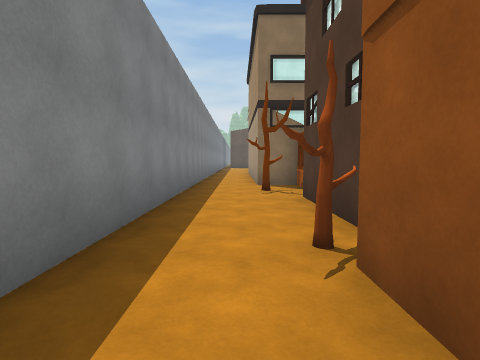
View 1 (above)

24 first-person views from a walk through a Unity game level. The camera is 1.4 m above the floor, tilts 4° down and sees 80° across. The floor is counted in squares, 2 m on a side. Each view is taken from the middle of a square. On the plan, view 1 faces up. The plan holds only what a view shows up to about 10 squares ahead; the rest is blank. The place goes on beyond the plan. The player is left out. Some animated figures are not drawn. Surface patterns are stand-ins for the level's own textures.

View 2
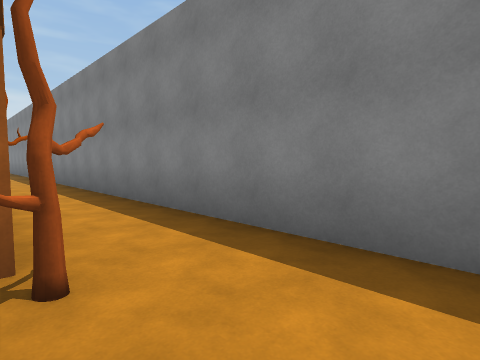

View 3
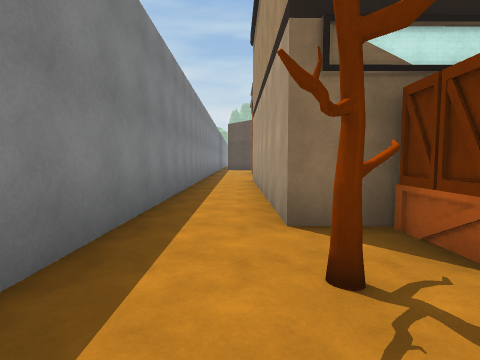

View 4
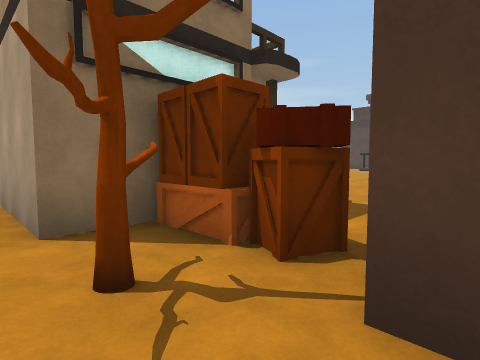

View 5
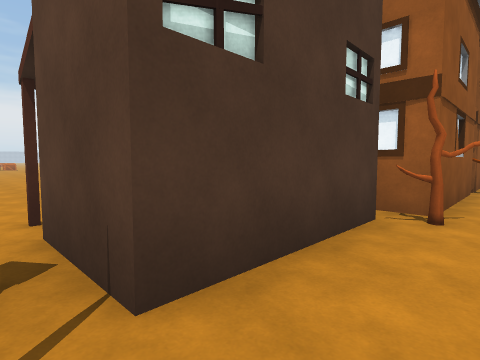

View 6
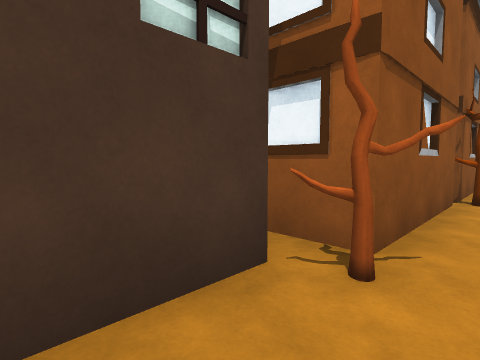

View 7
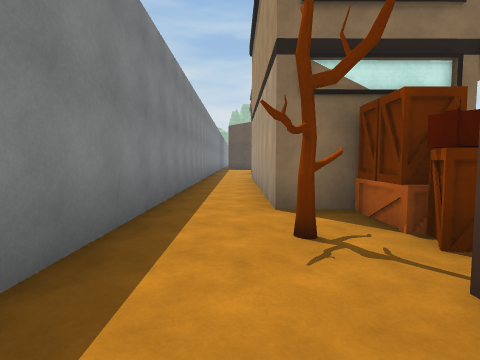

View 8
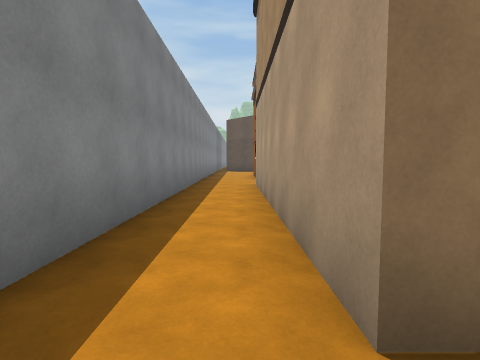

View 9
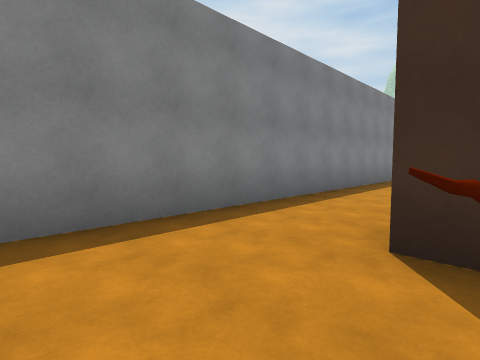

View 10
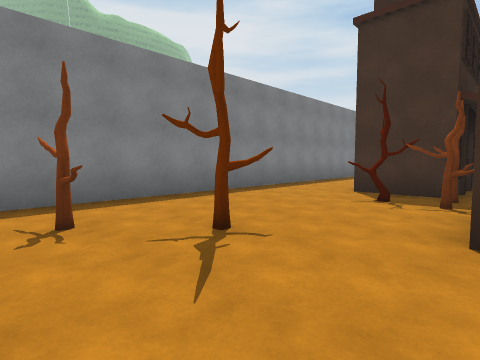

View 11
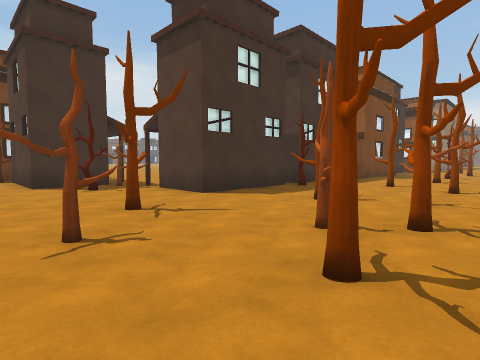

View 12
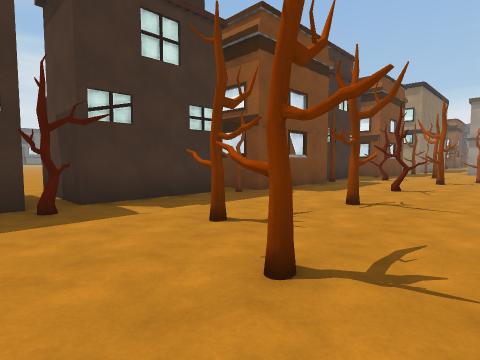

View 13
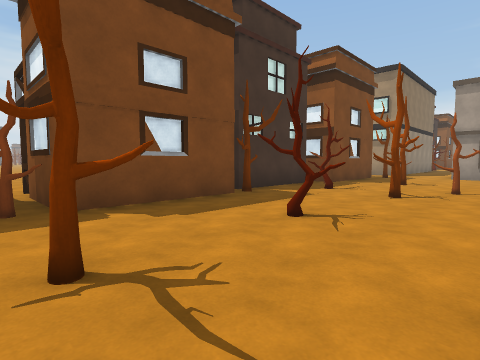

View 14
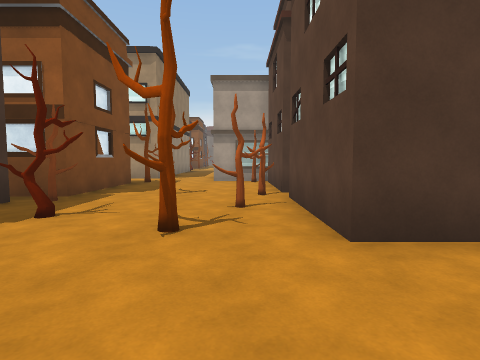

View 15
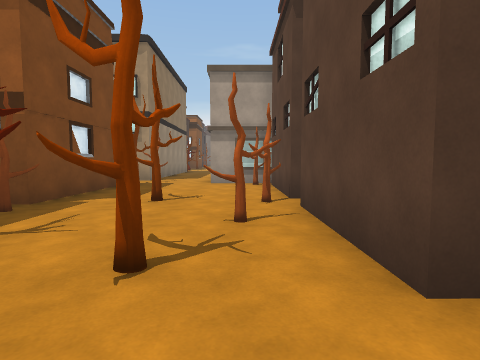

View 16
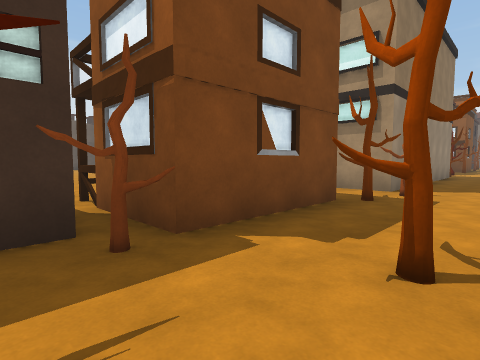

View 17
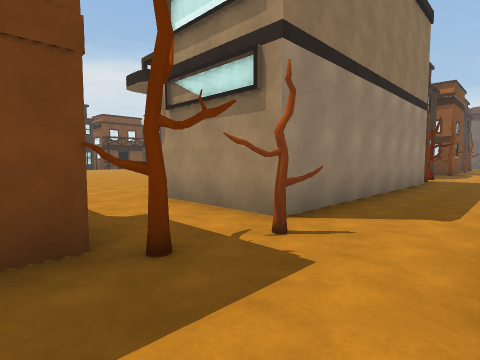

View 18
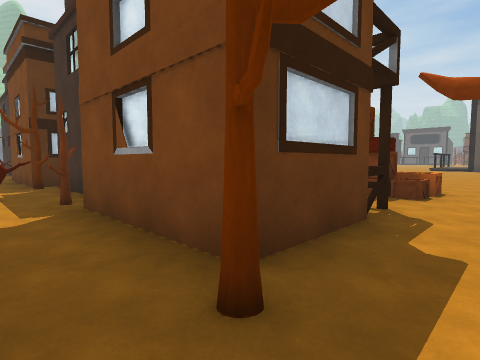

View 19
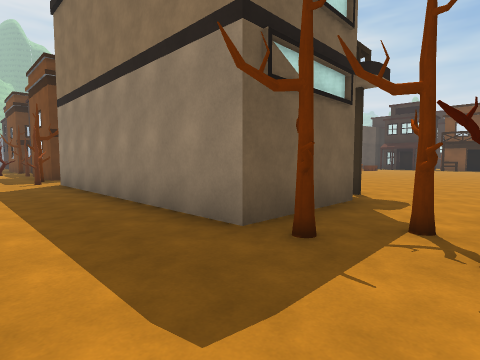

View 20
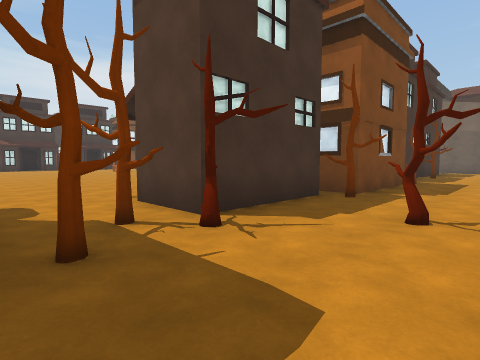

View 21
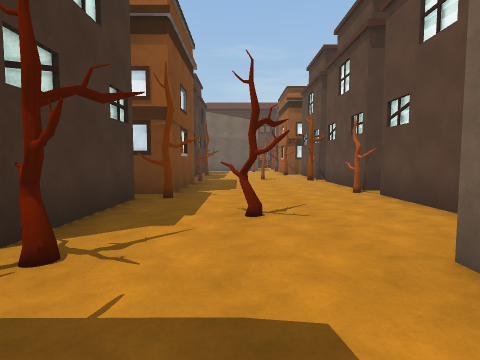

View 22
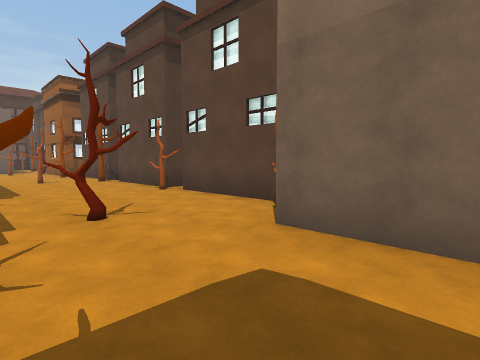

View 23
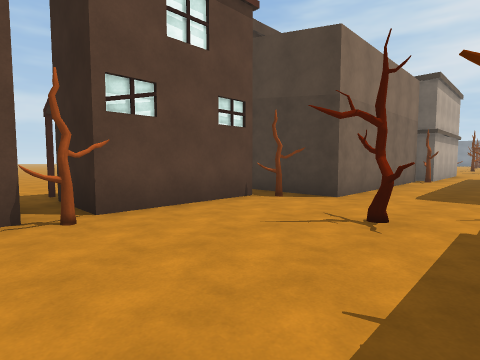

View 24
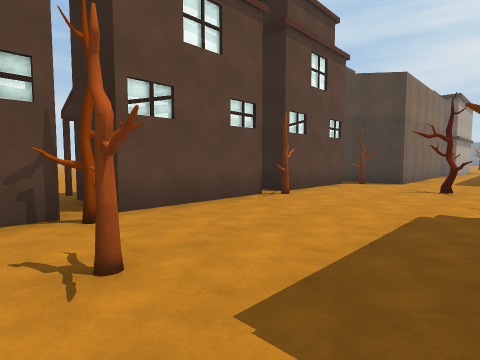

### Floor plan
Points are (right, up) in squares from view 1. A wall is a line through its corners. A room is listed if a view was taken in it or the views show most of it. See-through windows are left out.
Room 1 (view 1)
walls: (0.8, -1.5) (0.8, 1.7); (-1.3, 1.4) (-1.2, -2.5)
ways out: opening at (0, 1) to room 2; opening at (0, -3) to room 3
objects: other object (1, -2)
Room 2 (views 2, 3, 4, 5, 6, 7, 8)
walls: (30.9, -10.1) (30.9, -11.5); (33.2, -12.1) (33.2, -10.3); (3.1, -5.7) (3.1, -6.9); (3.1, -7.5) (3.1, -8.5); (1.2, 2.6) (1.2, 5.5) (3.1, 5.5); (1.6, 8) (0.5, 8) (0.5, 14.2); (-1.4, 14.6) (-1.3, 1.4)
ways out: opening at (0, 1) to room 1; opening at (22.5, -10) to room 3; gap at (7, -10) to room 3; gap at (18, -10) to room 3; gap at (24, -10) to room 3; opening at (32, -12) to room 4
objects: other object (1, 2); other object (1, 7); other object (2, 6); other object (2, 7); other object (21, -8); other object (21, -7)
Room 3 (views 9, 10, 11, 12, 13, 14, 15, 16, 17, 18)
walls: (9.5, -12.2) (7.4, -12.2) (7.3, -10.4); (6.7, -12.2) (3.7, -12.2) (3.7, -10.4); (14.2, -12) (14.2, -12.7) (11, -12.7) (11, -9.5); (15.4, -18) (15.4, -17) (18.4, -17); (1.2, -14.3) (0.3, -14.3); (1.1, -14.2) (0.3, -14.3); (0.9, -14.2) (0.3, -14.4); (2.3, -8.7) (1.3, -8.7) (1.3, -5.7); (17.9, -12.1) (15.4, -12.2); (19.1, -17) (22.2, -16.9); (0.8, -4.1) (0.8, -2.3); (21.7, -9.6) (21.7, -12.7) (18.5, -12.7) (18.5, -9.6); (22.6, -17) (22.6, -15.1); (23.8, -12.9) (23.8, -10.1); (-1.2, -2.5) (-1.1, -14.7)
ways out: opening at (0, -3) to room 1; opening at (22.5, -10) to room 2; gap at (7, -10) to room 2; gap at (18, -10) to room 2; gap at (24, -10) to room 2; opening at (23, -14) to room 4
objects: other object (1, -5); other object (2, -16); other object (2, -13); other object (2, -10); other object (3, -15); other object (3, -10); other object (3, -9); other object (4, -16); other object (5, -16); other object (5, -14); other object (7, -16); other object (7, -13); other object (8, -14); other object (10, -12); other object (11, -15); other object (13, -15); other object (15, -12); other object (16, -15); other object (17, -16); other object (17, -13); other object (18, -13); other object (19, -16); other object (19, -15); other object (22, -16); other object (22, -13); other object (23, -13)
Room 4 (views 19, 20, 21, 22, 23, 24)
walls: (35.5, -12.1) (33.2, -12.1); (33.7, -16.9) (36.6, -16.8); (36.8, -17.3) (36.8, -18.5); (37.5, -17.4) (37.5, -16.8) (40.5, -16.8) (40.5, -18.5); (30.9, -11.5) (30.9, -12.9) (23.8, -12.9); (40.1, -12.6) (36.9, -12.6) (36.9, -11.6); (41.4, -14.4) (41.4, -14.9); (27.5, -15.5) (32.6, -15.5); (25.9, -15.1) (26.6, -15.1)
ways out: opening at (32, -12) to room 2; opening at (23, -14) to room 3
objects: other object (27, -15); other object (32, -13); other object (32, -12); other object (33, -16); other object (33, -13); other object (35, -14); other object (36, -12); other object (37, -17); other object (41, -17); other object (41, -13)

Positions as (right, up) in squares from view 1, and headings:
1: (0, 0), facing up
2: (1, 4), facing down-left
3: (0, 5), facing up
4: (0, 5), facing up-right
5: (0, 6), facing down-right
6: (0, 4), facing down-right
7: (0, 4), facing up
8: (0, 7), facing up
9: (2, -11), facing up-left
10: (4, -15), facing up-left
11: (0, -17), facing up-right
12: (6, -17), facing up-right
13: (10, -17), facing up-right
14: (13, -16), facing right
15: (14, -16), facing right
16: (17, -15), facing up-right
17: (21, -15), facing up-right
18: (23, -14), facing up-left
19: (33, -15), facing up-left
20: (31, -15), facing up-right
21: (31, -14), facing right
22: (31, -13), facing down-right
23: (38, -13), facing down-left
24: (42, -13), facing down-left
